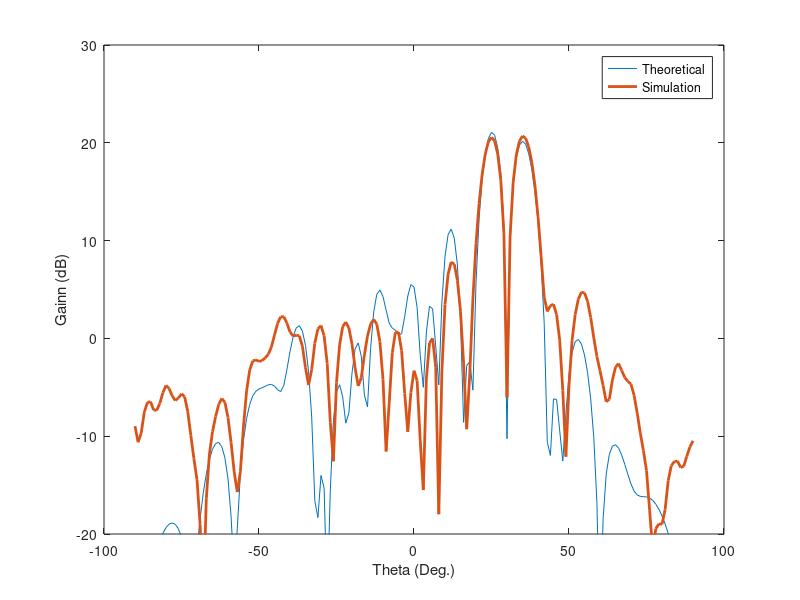

MATLAB code to generate this figure:
clc; clear all;

% d1 = importdata('t0p0.txt');
% d2 = importdata('t0p0_simu.csv');

% d1 = importdata('t0p0_90.txt');
% d2 = importdata('t0p0_90_simu.csv');

d1 = importdata('t30p0m1.txt');
d2 = importdata('t30p0m1_simu.csv');

d2 = d2.data;

figure;
plot(rad2deg(d1(:,1)), d1(:,2), d2(:,1), d2(:,2), ...
     'LineWidth', 2);
ylim([-20, 30]);
xlabel('Theta (Deg.)');
ylabel('Gainn (dB)');
legend('Theoretical', 'Simulation');

